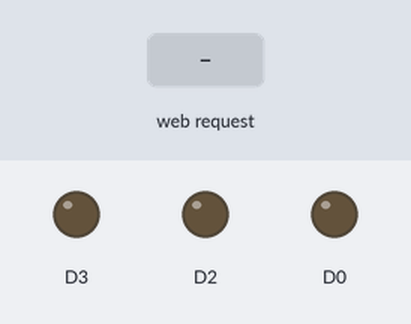
Recording of a program running on a simulated ESP8266 (NodeMCU). On the bench: output pins drawn as LEDs (lit = HIGH). The test bench sets the inputs (shaded band). WiFi joins after 1.5 s; servers stay silent unless stated; what the program prints to the serial monitor is not drawn.

Above: at 1.2 s.
1.3 s: HTTP request GET /LED1ON received
At 2.3 s:
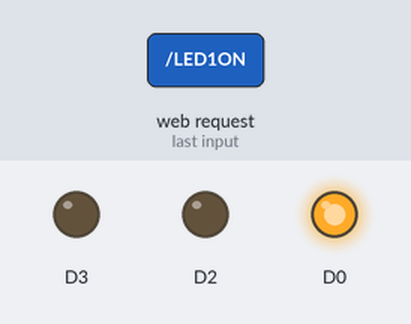
2.8 s: HTTP request GET /LED2ON received
At 3.4 s:
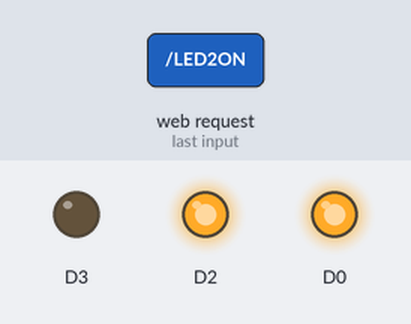
4.3 s: HTTP request GET /LED3ON received
At 5.5 s:
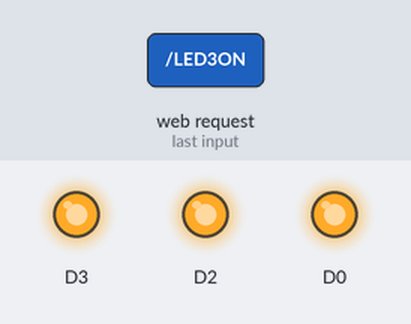
5.8 s: HTTP request GET /LED1OFF received
At 6.9 s:
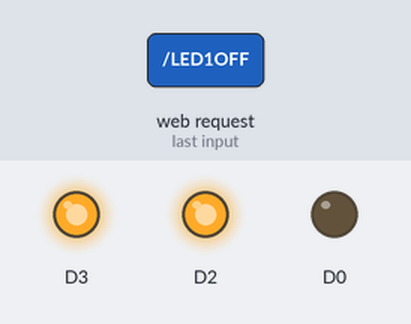
7.3 s: HTTP request GET /LED2OFF received
At 8.0 s:
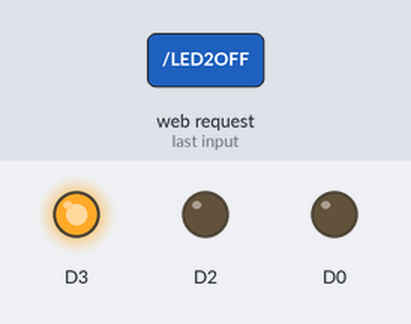
8.8 s: HTTP request GET /LED3OFF received
At 9.2 s:
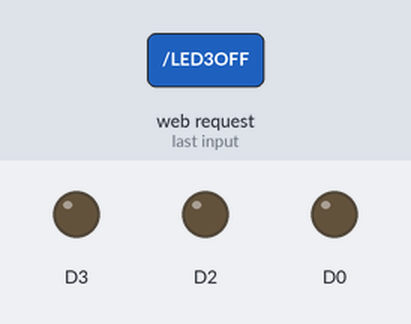
Timing chart, 0 to 11.3 s (numbered marks = the images above; inputs shaded):
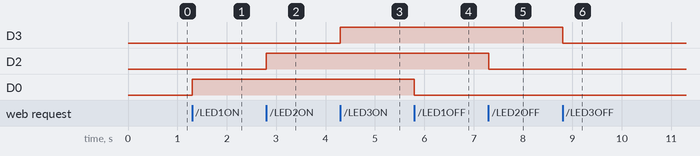

Measured:
- after the input at 1.3 s, D0: LOW → HIGH at once
- after the input at 2.8 s, D2: LOW → HIGH at once
- after the input at 4.3 s, D3: LOW → HIGH at once
- after the input at 5.8 s, D0: HIGH → LOW at once
- after the input at 7.3 s, D2: HIGH → LOW at once
- after the input at 8.8 s, D3: HIGH → LOW at once

The program:

main.cpp
```cpp
#include <Arduino.h>
#include <WiFiClient.h>
#include <ESP8266WiFi.h>
#include <ESP8266WebServer.h>

const char *ssid = "Fatan";
const char *password = "halohalo";

ESP8266WebServer server(80);
String webpage;

void setup()
{
  Serial.begin(9600);
  delay(10);

  pinMode(D0, OUTPUT);
  pinMode(D2, OUTPUT);
  pinMode(D3, OUTPUT);

  // CONNECT WIFI NETWORK
  Serial.println();
  Serial.println("Configuring Access Point");

  // Mengatur Wifi
  WiFi.mode(WIFI_AP);
  WiFi.begin(ssid, password);

  Serial.println("IP address: ");
  Serial.println(WiFi.softAPIP());

  // Halaman HTML sederhana
  webpage = "<html><head><title>ESP8266 Control</title></head><body>";
  webpage += "<h1>Kontrol LED Destian Ardan Alfatanu</h1>";
  webpage += "<p>LED1: ";
  webpage += "<a href=\"LED1ON\"><button>ON</button></a><a href=\"LED1OFF\"><button>OFF</button></a></p><br>";
  webpage += "<p>LED2: ";
  webpage += "<a href=\"LED2ON\"><button>ON</button></a><a href=\"LED2OFF\"><button>OFF</button></a></p><br>";
  webpage += "<p>LED3: ";
  webpage += "<a href=\"LED3ON\"><button>ON</button></a><a href=\"LED3OFF\"><button>OFF</button></a></p><br>";

  // Membuat tampilan webpage
  server.on("/", []()
            { server.send(200, "text/html", webpage); });

  // Bagian ini untuk merespon perintah
  server.on("/LED1ON", []()
            {
    server.send(200, "text/html", webpage);
    digitalWrite(D0, HIGH);
    delay(100); });

  server.on("/LED2ON", []()
            {
    server.send(200, "text/html", webpage);
    digitalWrite(D2, HIGH);
    delay(100); });

  server.on("/LED3ON", []()
            {
    server.send(200, "text/html", webpage);
    digitalWrite(D3, HIGH);
    delay(100); });

  server.on("/LED1OFF", []()
            {
    server.send(200, "text/html", webpage);
    digitalWrite(D0, LOW);
    delay(100); });

  server.on("/LED2OFF", []()
            {
    server.send(200, "text/html", webpage);
    digitalWrite(D2, LOW);
    delay(100); });

  server.on("/LED3OFF", []()
            {
    server.send(200, "text/html", webpage);
    digitalWrite(D3, LOW);
    delay(100); });

  server.begin();
  Serial.print("Web server dijalankan");
}

void loop()
{
  server.handleClient();
}
```
